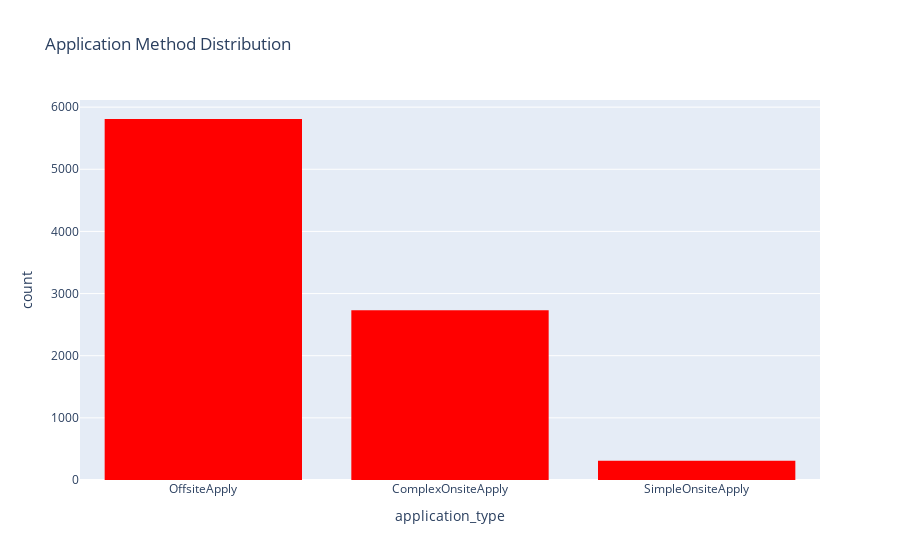

Notebook source saved alongside this figure:
### Markdown cell above
#### Application Method Distribution

### Code cell
fig= px.histogram(jobs_2, x= 'application_type', title='Application Method Distribution')
fig.update_traces(marker_color= 'red') # Set the bar color to red
fig.show()

### Figure 1 — Plotly figure (JSON) as saved in the notebook; plotly's stock layout.template omitted (floating-point values rounded to 4 significant figures; data arrays with more than 128 entries replaced by an {"elided": "..."} marker saying what was removed)
{"data": [{"alignmentgroup": "True", "bingroup": "x", "hovertemplate": "application_type=%{x}<br>count=%{y}<extra></extra>", "legendgroup": "", "marker": {"color": "red", "pattern": {"shape": ""}}, "name": "", "offsetgroup": "", "orientation": "v", "showlegend": false, "type": "histogram", "x": {"elided": "8852 str values"}, "xaxis": "x", "yaxis": "y"}], "layout": {"barmode": "relative", "legend": {"tracegroupgap": 0}, "title": {"text": "Application Method Distribution"}, "xaxis": {"anchor": "y", "domain": [0, 1], "title": {"text": "application_type"}}, "yaxis": {"anchor": "x", "domain": [0, 1], "title": {"text": "count"}}}}
